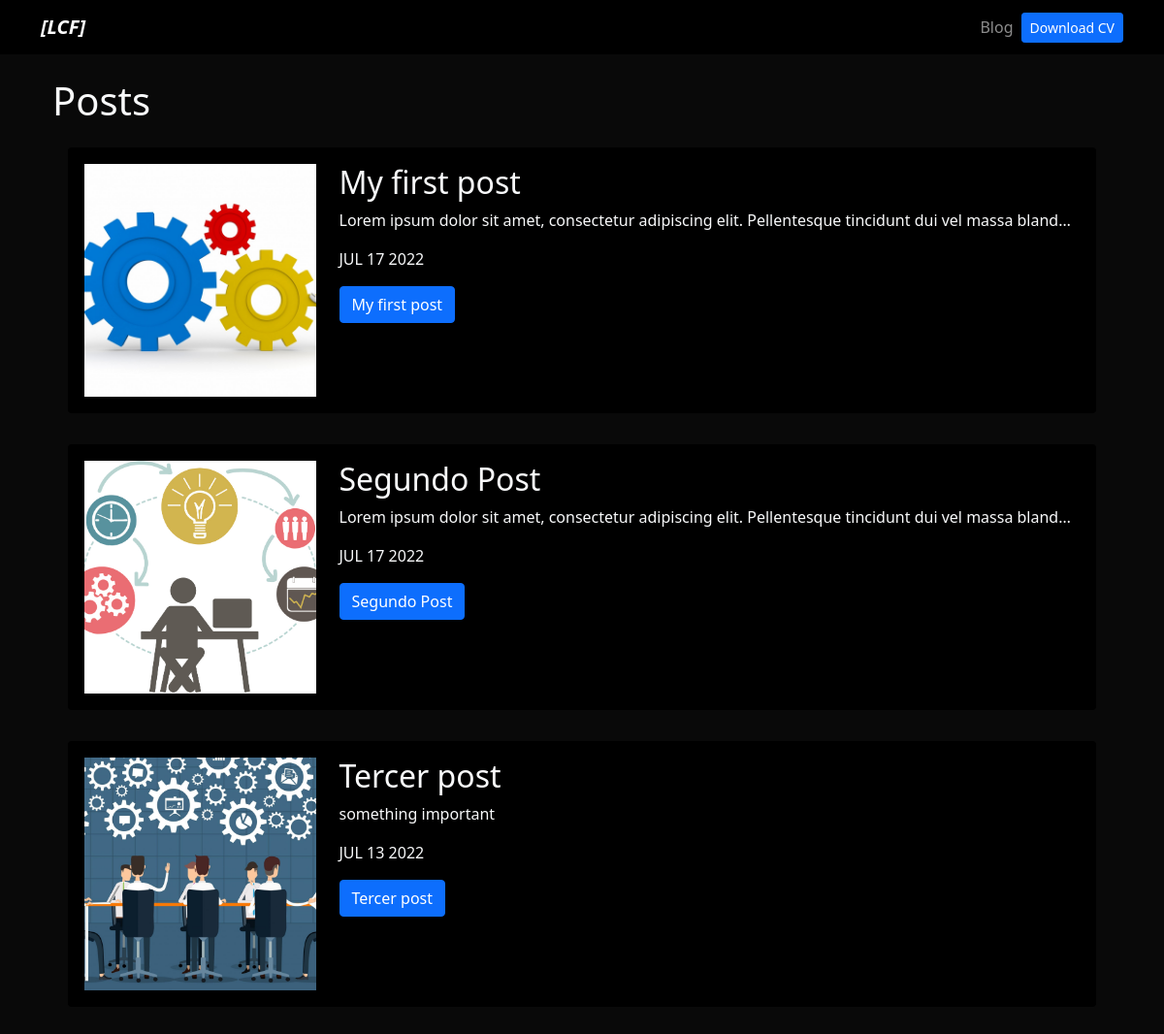
/blog/, run on an earlier commit of the app's database.
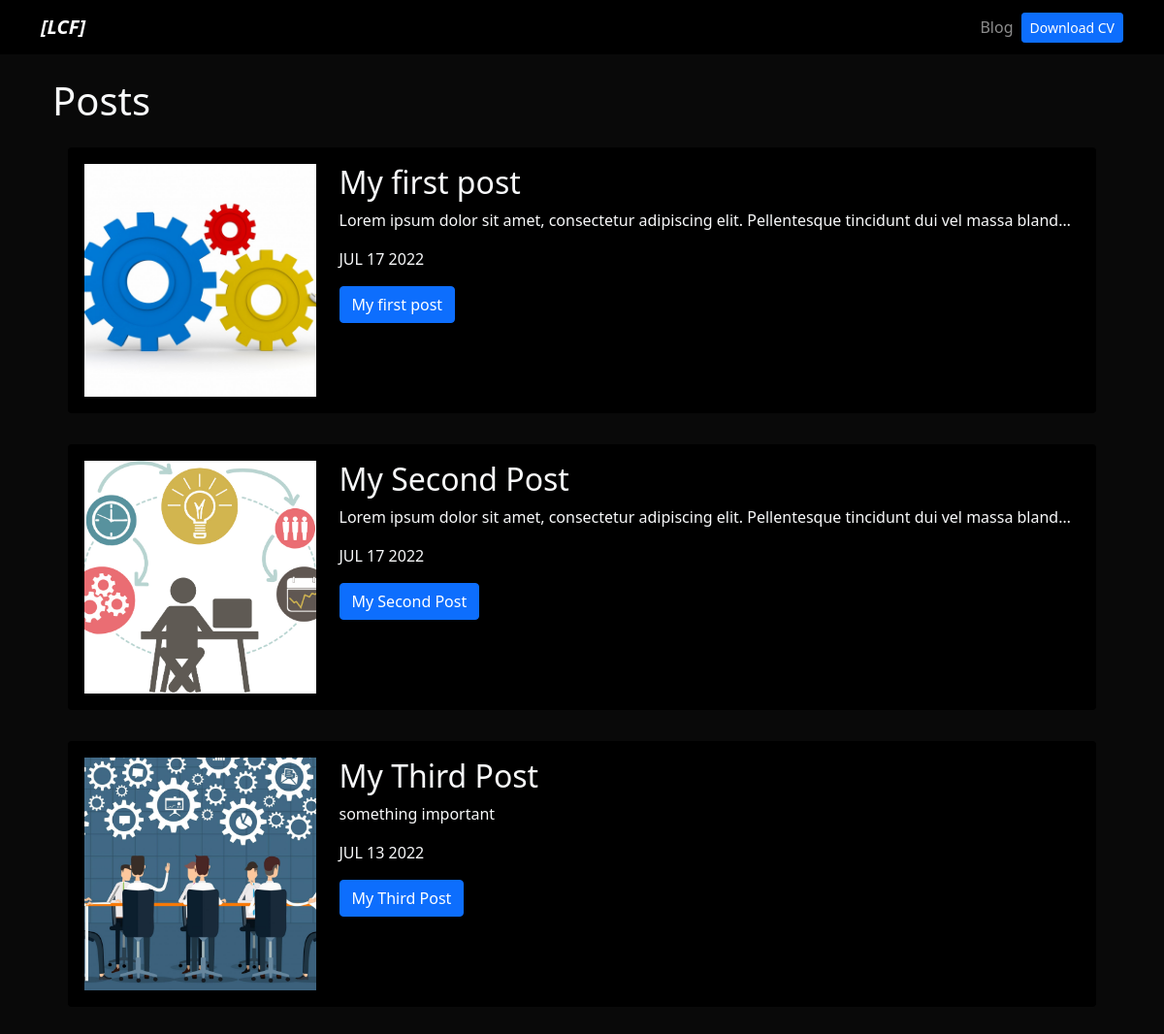
And on a later commit of the database.
### blog/models.py (models this page shows)
class Post(models.Model):
    title = models.CharField(max_length=100)
    description = models.TextField()
    image = models.ImageField(upload_to="blog/images")
    date = models.DateField(datetime.date.today)

### blog/views.py (the view)
# urls.py: path("", render_posts, name="posts"),
def render_posts(request):
    posts = Post.objects.all()
    return render(request, "posts.html", {"posts": posts})

### blog/templates/posts.html
{% extends "layout.html" %}
{% block content %}
<h1>Posts</h1>
{% for post in posts %}
<div class="p-3">
    <div class="card card-body bg-black">
        <div class="row">
            <div class="col-3">
                <img src="{{post.image.url}}" alt="{{post.title}}" class="img-fluid img-blog">
            </div>
            <div class="col-9">
                <h2>{{post.title}}</h2>
                <p>{{post.description|striptags|truncatechars:100}}</p>
                <p>{{post.date|date:"M d Y"|upper}}</p>
                <a href="{% url 'blog:post_detail' post.id %}" class="btn btn-primary">{{post.title}}</a>
            </div>
        </div>
    </div>
</div>
{% endfor %}
{% endblock %}

What changed in the data, as far as the page shows it:
changed Post: title "Segundo Post" → "My Second Post"
changed Post "something important": title "Tercer post" → "My Third Post"
